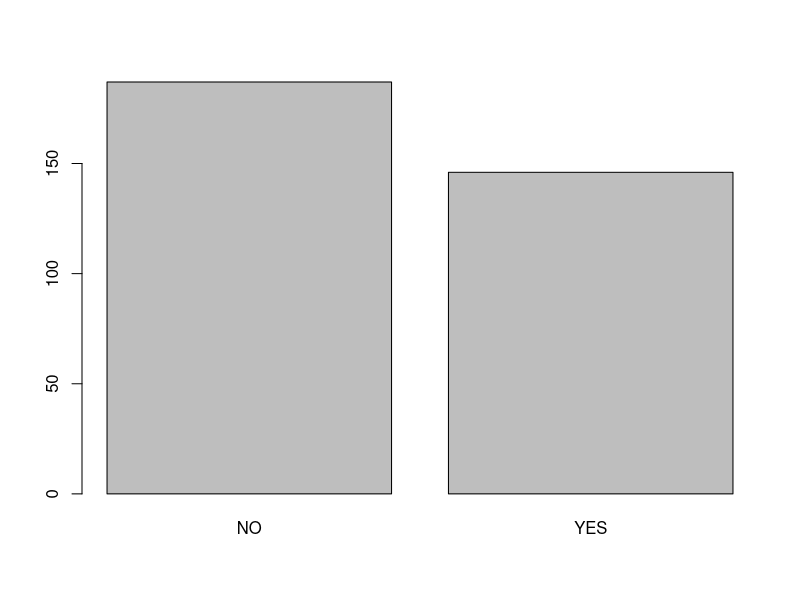
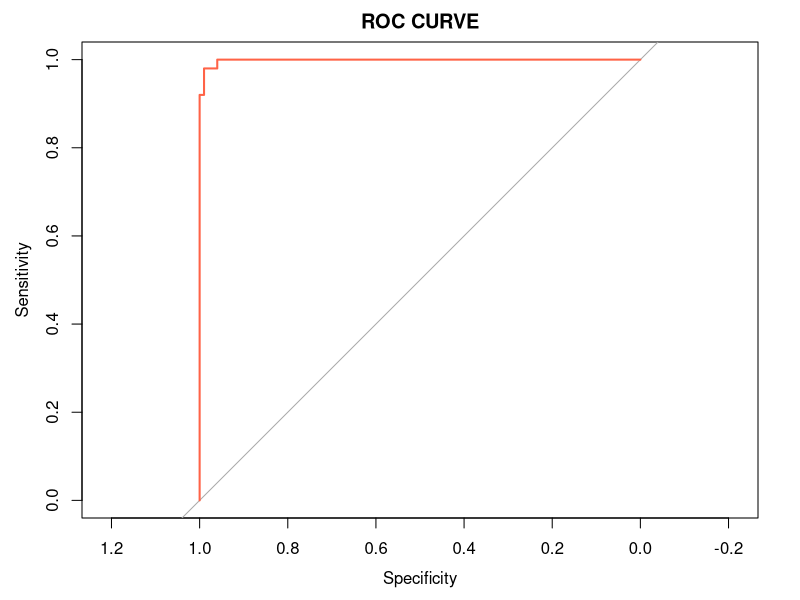

These charts were generated, in order, by the following R code:
## ---- chunk 1
knitr::opts_chunk$set(echo = TRUE)
## ---- chunk 2
# 팔머스펭귄데이터로 결측치 제거
library(palmerpenguins)
pg <- penguins
pg <- pg[complete.cases(pg), -8]
str(pg)
dim(pg)

# 이항 로지스틱 회귀분석
pg$is.adelie <- factor(
  ifelse(pg$species == 'Adelie', 'YES', 'NO'))
barplot(table(pg$is.adelie))

str(pg)
pg <- pg[, -1]
str(pg)

model <- glm(is.adelie ~ ., data = pg,
             family = binomial(link = "logit"))
summary(model)
# predict(model)

model$fitted
pg$pred <- factor(ifelse(
  model$fitted.values > 0.5, "Yes", "No"))
table(pg$is.adelie, pg$pred)
## ---- chunk 3
# 버지니카인가, 아닌가?

df <- iris
df$Species <- factor(ifelse(
  df$Species == "virginica", "Yes", "No"))

model <- glm(Species ~ ., data = df,
             family = binomial(link = "logit"))
summary(model)

df$pred <- factor(ifelse(
  model$fitted.values > 0.5, "Yes", "No"))

tab <- table(df$Species, df$pred)

TP <- tab[2, 2] # True, Postive
TN <- tab[1, 1]
FP <- tab[2, 1]
FN <- tab[1, 2] # False, Negatvie

accuracy <- (TP + TN) / (TP + TN + FP + FN)
accuracy
# precision <- 

# recall <- 
# F1.score <- 

# install.packages("pROC")
library(pROC)
roc(Species ~ model$fitted.values, data = df,
    plot = TRUE, main = "ROC CURVE", col = "tomato")
